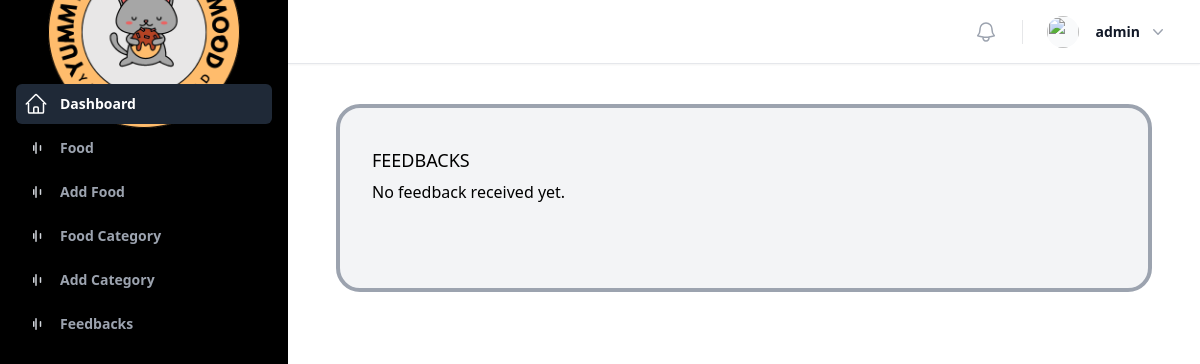
The app's page /dashboard/food/feedback (signed in), older data.
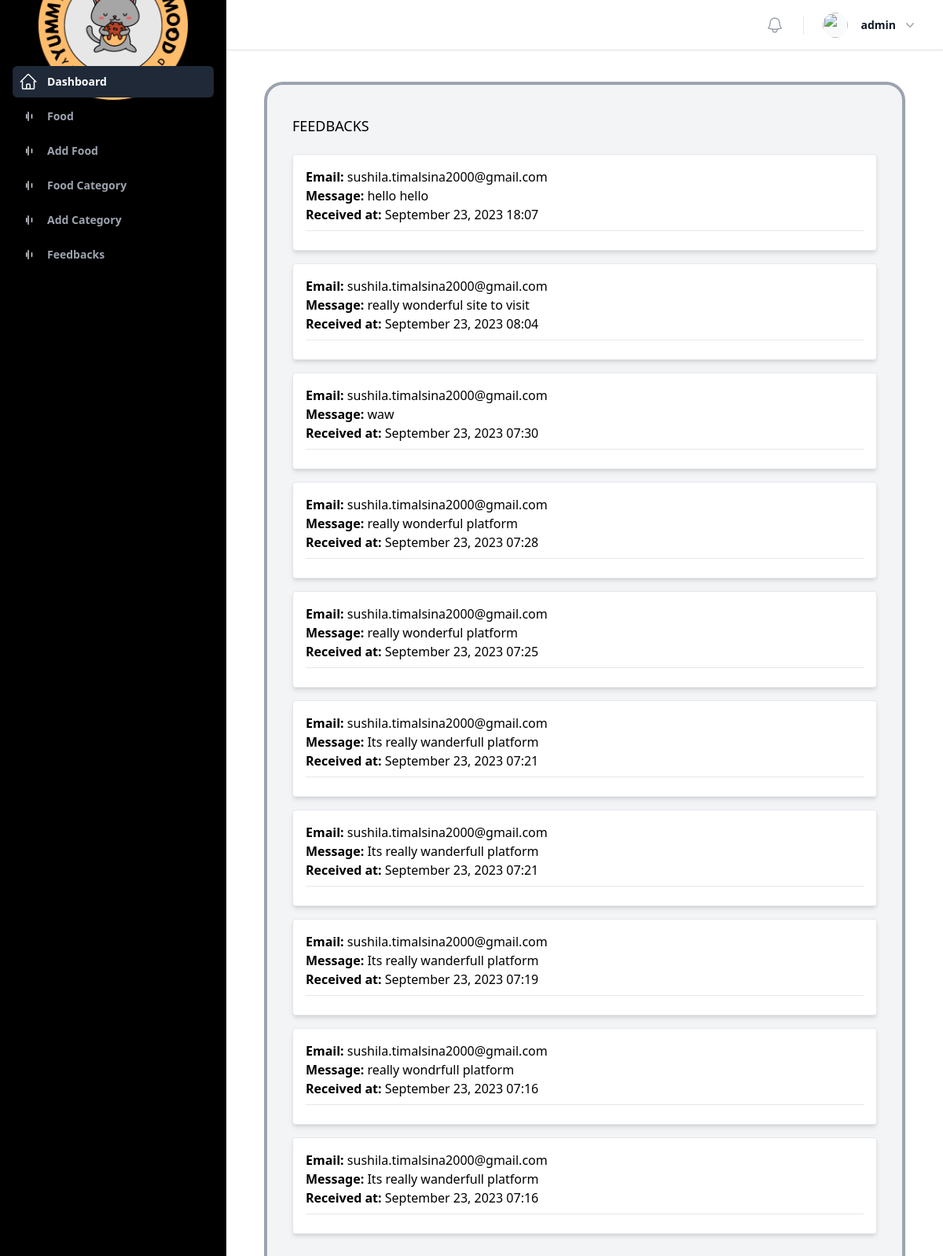
The same page, newer data.
### frontend/models.py (models this page shows, shortened)
class  feedback(models.Model):
    email = models.EmailField()
    message = models.TextField()
    created_at =models.DateTimeField(auto_now_add=True)

### dashboard/views.py (the view)
# urls.py: path('food/feedback', FeedbackView.as_view(), name="feedback")
class FeedbackView(LoginRequired, View):
    def get(self, request, *args, **kwargs):
        feedbacks = feedback.objects.all().order_by('-created_at')
        context={
            "feedbacks": feedbacks
        }
        return render(request, 'dashboard/feedback.html', context)

### userprofile/mixin.py (called while the page is built)
    def dispatch(self, request, *args, **kwargs):
        if request.user.is_authenticated:
            return super().dispatch(request, *args, **kwargs)
        else:
            return redirect('login')

### dashboard/templates/dashboard/feedback.html (shortened to what this page needs)
{% extends "dashboard/base.html" %}
{% load tailwind_filters %}
{% block container %}
<div class="grid mb-4 pb-10 px-8 mx-4 rounded-3xl bg-gray-100 border-4 border-gray-400">
    <div class="grid grid-cols-12 gap-6">
        <div class="grid grid-cols-12 col-span-12 gap-6 xxl:col-span-9">
            <div class="col-span-12 mt-8">
                <div class="flex items-center h-10 intro-y">
                    <h2 class="mr-5 text-lg font-medium truncate">FEEDBACKS</h2>
                </div>
          {% for feedback in feedbacks %}
          <div class="my-4 bg-white p-4 rounded border shadow-md">
              <p><strong>Email:</strong> {{ feedback.email }}</p>
              <p><strong>Message:</strong> {{ feedback.message }}</p>
              <p><strong>Received at:</strong> {{ feedback.created_at|date:"F d, Y H:i" }}</p>
              <hr class="my-2">
          </div>
      {% empty %}
          <p>No feedback received yet.</p>
      {% endfor %}
  </div>
        </div>
    </div>
</div>
{% endblock %}

Row changes from the older to the newer data that the page shows:
added feedback: email "sushila.timalsina2000@gmail.com", message "hello hello", created_at "September 23, 2023 18:07"
added feedback: email "sushila.timalsina2000@gmail.com", message "really wonderful site to visit", created_at "September 23, 2023 08:04"
added feedback: email "sushila.timalsina2000@gmail.com", message "waw", created_at "September 23, 2023 07:30"
added feedback: email "sushila.timalsina2000@gmail.com", message "really wonderful platform", created_at "September 23, 2023 07:28"
added feedback: email "sushila.timalsina2000@gmail.com", message "really wonderful platform", created_at "September 23, 2023 07:25"
added feedback: email "sushila.timalsina2000@gmail.com", message "Its really wanderfull platform", created_at "September 23, 2023 07:21"
added feedback: email "sushila.timalsina2000@gmail.com", message "Its really wanderfull platform", created_at "September 23, 2023 07:21"
added feedback: email "sushila.timalsina2000@gmail.com", message "Its really wanderfull platform", created_at "September 23, 2023 07:19"
added feedback: email "sushila.timalsina2000@gmail.com", message "really wondrfull platform", created_at "September 23, 2023 07:16"
added feedback: email "sushila.timalsina2000@gmail.com", message "Its really wanderfull platform", created_at "September 23, 2023 07:16"
Text that changed along with them:
text no longer shown: "No feedback received yet."
